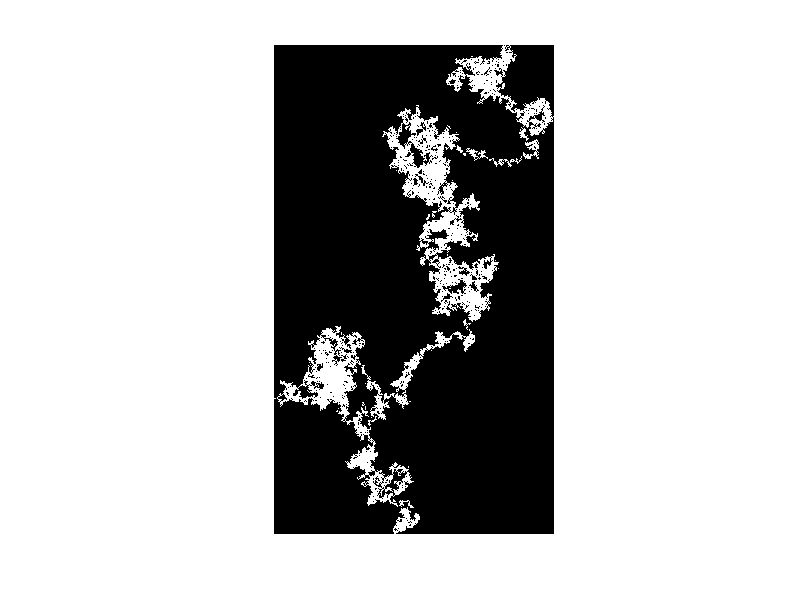

Source code (MATLAB):
n=100000;
x=0;
y=0;
pix=zeros(n,2);
neighbour=[-1 -1;-1 0;-1 1;0 -1;0 0;0 1;1 -1;1 0;1 1];
for i =1:n
    r=floor(1+9*rand());
    y=y+neighbour(r,1);
    x=x+neighbour(r,2);
    pix(i,:)=[y x];
end

miny=min(pix(:,1));
minx=min(pix(:,2));

pix(:,1)=pix(:,1)-miny+1;
pix(:,2)=pix(:,2)-minx+1;

maxy=max(pix(:,1));
maxx=max(pix(:,2));

img=zeros(maxy,maxx);
for i=1:n
    img(pix(i,1),pix(i,2))=1;
end
imshow(img)